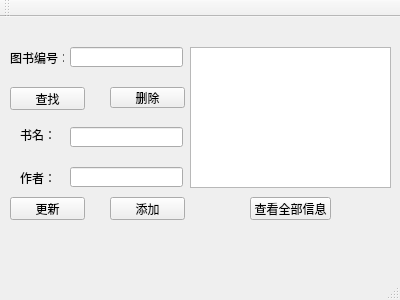
<?xml version="1.0" encoding="UTF-8"?>
<ui version="4.0">
 <class>MainWindow</class>
 <widget class="QMainWindow" name="MainWindow">
  <property name="geometry">
   <rect>
    <x>0</x>
    <y>0</y>
    <width>400</width>
    <height>300</height>
   </rect>
  </property>
  <property name="windowTitle">
   <string>MainWindow</string>
  </property>
  <widget class="QWidget" name="centralWidget">
   <widget class="QLineEdit" name="lineEdit_id">
    <property name="geometry">
     <rect>
      <x>70</x>
      <y>30</y>
      <width>113</width>
      <height>20</height>
     </rect>
    </property>
   </widget>
   <widget class="QLineEdit" name="lineEdit_title">
    <property name="geometry">
     <rect>
      <x>70</x>
      <y>110</y>
      <width>113</width>
      <height>20</height>
     </rect>
    </property>
   </widget>
   <widget class="QLineEdit" name="lineEdit_author">
    <property name="geometry">
     <rect>
      <x>70</x>
      <y>150</y>
      <width>113</width>
      <height>20</height>
     </rect>
    </property>
   </widget>
   <widget class="QPushButton" name="pushButton">
    <property name="geometry">
     <rect>
      <x>10</x>
      <y>70</y>
      <width>75</width>
      <height>23</height>
     </rect>
    </property>
    <property name="text">
     <string>查找</string>
    </property>
   </widget>
   <widget class="QPushButton" name="pushButton_2">
    <property name="geometry">
     <rect>
      <x>110</x>
      <y>70</y>
      <width>75</width>
      <height>21</height>
     </rect>
    </property>
    <property name="text">
     <string>删除</string>
    </property>
   </widget>
   <widget class="QPushButton" name="pushButton_3">
    <property name="geometry">
     <rect>
      <x>10</x>
      <y>180</y>
      <width>75</width>
      <height>23</height>
     </rect>
    </property>
    <property name="text">
     <string>更新</string>
    </property>
   </widget>
   <widget class="QPushButton" name="pushButton_4">
    <property name="geometry">
     <rect>
      <x>110</x>
      <y>180</y>
      <width>75</width>
      <height>23</height>
     </rect>
    </property>
    <property name="text">
     <string>添加</string>
    </property>
   </widget>
   <widget class="QPushButton" name="pushButton_5">
    <property name="geometry">
     <rect>
      <x>250</x>
      <y>180</y>
      <width>81</width>
      <height>23</height>
     </rect>
    </property>
    <property name="text">
     <string>查看全部信息</string>
    </property>
   </widget>
   <widget class="QListWidget" name="listWidget">
    <property name="geometry">
     <rect>
      <x>190</x>
      <y>30</y>
      <width>201</width>
      <height>141</height>
     </rect>
    </property>
   </widget>
   <widget class="QLabel" name="label">
    <property name="geometry">
     <rect>
      <x>10</x>
      <y>30</y>
      <width>54</width>
      <height>21</height>
     </rect>
    </property>
    <property name="text">
     <string>图书编号：</string>
    </property>
   </widget>
   <widget class="QLabel" name="label_2">
    <property name="geometry">
     <rect>
      <x>20</x>
      <y>110</y>
      <width>31</width>
      <height>16</height>
     </rect>
    </property>
    <property name="text">
     <string>书名：</string>
    </property>
   </widget>
   <widget class="QLabel" name="label_3">
    <property name="geometry">
     <rect>
      <x>20</x>
      <y>150</y>
      <width>31</width>
      <height>21</height>
     </rect>
    </property>
    <property name="text">
     <string>作者：</string>
    </property>
   </widget>
  </widget>
  <widget class="QMenuBar" name="menuBar">
   <property name="geometry">
    <rect>
     <x>0</x>
     <y>0</y>
     <width>400</width>
     <height>23</height>
    </rect>
   </property>
  </widget>
  <widget class="QToolBar" name="mainToolBar">
   <attribute name="toolBarArea">
    <enum>TopToolBarArea</enum>
   </attribute>
   <attribute name="toolBarBreak">
    <bool>false</bool>
   </attribute>
  </widget>
  <widget class="QStatusBar" name="statusBar"/>
 </widget>
 <layoutdefault spacing="6" margin="11"/>
 <resources/>
 <connections/>
</ui>
